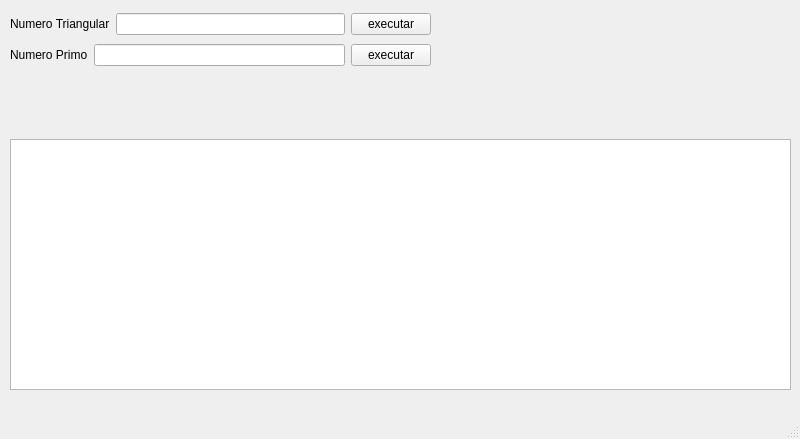
<?xml version="1.0" encoding="UTF-8"?>
<ui version="4.0">
 <class>MainWindow</class>
 <widget class="QMainWindow" name="MainWindow">
  <property name="geometry">
   <rect>
    <x>0</x>
    <y>0</y>
    <width>800</width>
    <height>439</height>
   </rect>
  </property>
  <property name="windowTitle">
   <string>Prova Recursividade</string>
  </property>
  <widget class="QWidget" name="centralwidget">
   <widget class="QTextEdit" name="textEdit_output">
    <property name="geometry">
     <rect>
      <x>10</x>
      <y>139</y>
      <width>781</width>
      <height>251</height>
     </rect>
    </property>
   </widget>
   <widget class="QWidget" name="">
    <property name="geometry">
     <rect>
      <x>10</x>
      <y>10</y>
      <width>421</width>
      <height>60</height>
     </rect>
    </property>
    <layout class="QVBoxLayout" name="verticalLayout">
     <item>
      <layout class="QHBoxLayout" name="horizontalLayout_2">
       <item>
        <widget class="QLabel" name="label_2">
         <property name="text">
          <string>Numero Triangular</string>
         </property>
        </widget>
       </item>
       <item>
        <widget class="QLineEdit" name="lineEdit_inputTriangular"/>
       </item>
       <item>
        <widget class="QPushButton" name="pushButton_executarTriangular">
         <property name="text">
          <string>executar</string>
         </property>
        </widget>
       </item>
      </layout>
     </item>
     <item>
      <layout class="QHBoxLayout" name="horizontalLayout">
       <item>
        <widget class="QLabel" name="label">
         <property name="text">
          <string>Numero Primo</string>
         </property>
        </widget>
       </item>
       <item>
        <widget class="QLineEdit" name="lineEdit_inputPrimo"/>
       </item>
       <item>
        <widget class="QPushButton" name="pushButton_executarPrimo">
         <property name="text">
          <string>executar</string>
         </property>
        </widget>
       </item>
      </layout>
     </item>
    </layout>
   </widget>
  </widget>
  <widget class="QMenuBar" name="menubar">
   <property name="geometry">
    <rect>
     <x>0</x>
     <y>0</y>
     <width>800</width>
     <height>21</height>
    </rect>
   </property>
  </widget>
  <widget class="QStatusBar" name="statusbar"/>
 </widget>
 <resources/>
 <connections/>
</ui>
